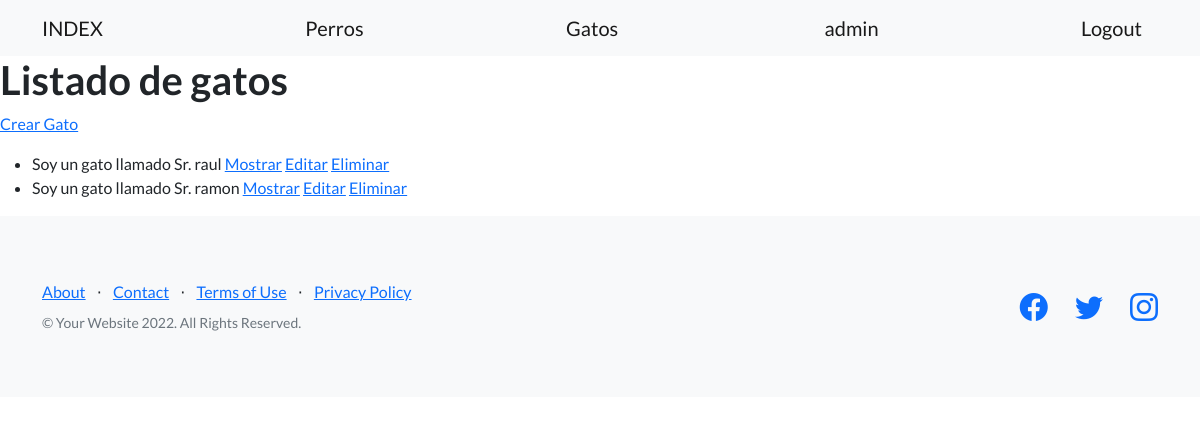
Page /mascotas/gatos/ (signed in) on the earlier database version.
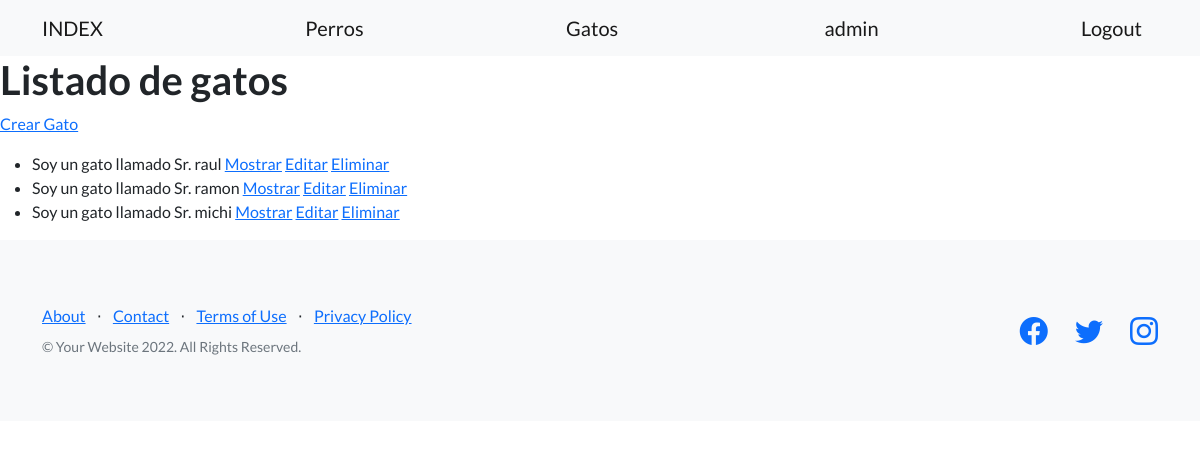
Same page on the later database version.
### mascotas/models.py (models this page shows)
class Gato(models.Model):
    apodo = models.CharField(max_length=30)
    edad = models.IntegerField()
    fecha_creacion = models.DateTimeField(null=True)
    def __str__(self):
        return f"Soy un gato llamado Sr. {self.apodo}"

### mascotas/views.py (the view)
# urls.py: path('gatos/', views.ListadoGatos.as_view(), name= "listado_gatos"),
class ListadoGatos(ListView):
    model = Gato
    template_name = 'gato/listado_gatos.html'
    def get_queryset(self):
        apodo = self.request.GET.get("apodo", "")
        if apodo:
            object_list = self.model.objects.filter(apodo__icontains=apodo)
        else:
            object_list = self.model.objects.all()
        return object_list
    def get_context_data(self, **kwargs):
        context = super().get_context_data(**kwargs)
        context["form"] = BusquedaGato()
        return context

### Templates/gato/listado_gatos.html (shortened to what this page needs)
{% extends 'base.html' %}
{% block texto_header %}
<h1>Listado de gatos</h1>
{% endblock texto_header %}
{% block despues_del_header %}
<p>
    <a href={% url 'crear_gato' %}>Crear Gato</a>
</p>
<p>
    {% if object_list %}
    <ul>
        {% for gato in object_list%}
        <li> {{gato}}
            <a href={% url 'mostrar_gato' gato.id %}>Mostrar</a>
            <a href={% url 'editar_gato' gato.id %}>Editar</a>
            <a href={% url 'eliminar_gato' gato.id %}>Eliminar</a>
        </li>
        {% endfor %}
    </ul>
    {% else %}
       <p> No se encontraron datos. </p>
    {% endif %}
</p>
{% endblock despues_del_header %}

Differences in the rows shown:
added Gato: apodo "Soy un gato llamado Sr. michi"
